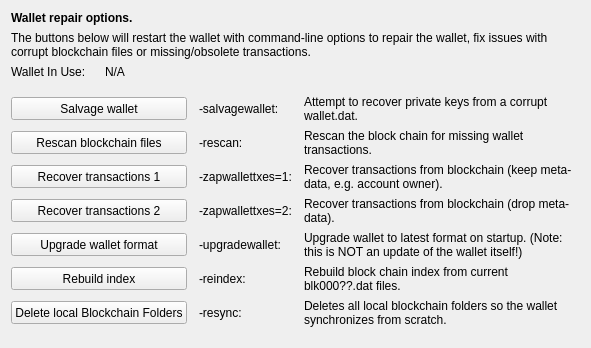
     <widget class="QWidget" name="tab_repair">
      <attribute name="title">
       <string>&amp;Wallet Repair</string>
      </attribute>
      <layout class="QGridLayout" name="gridLayout_4" columnstretch="0,0,0,0">
       <property name="horizontalSpacing">
        <number>12</number>
       </property>
       <item row="9" column="2">
        <widget class="QLabel" name="label_repair_reindex_command">
         <property name="text">
          <string notr="true">-reindex:</string>
         </property>
        </widget>
       </item>
       <item row="5" column="0" colspan="2">
        <widget class="QPushButton" name="btn_rescan">
         <property name="minimumSize">
          <size>
           <width>100</width>
           <height>23</height>
          </size>
         </property>
         <property name="text">
          <string>Rescan blockchain files</string>
         </property>
        </widget>
       </item>
       <item row="9" column="3">
        <widget class="QLabel" name="label_repair_reindex">
         <property name="text">
          <string>Rebuild block chain index from current blk000??.dat files.</string>
         </property>
         <property name="wordWrap">
          <bool>true</bool>
         </property>
        </widget>
       </item>
       <item row="8" column="0" colspan="2">
        <widget class="QPushButton" name="btn_upgradewallet">
         <property name="minimumSize">
          <size>
           <width>100</width>
           <height>23</height>
          </size>
         </property>
         <property name="text">
          <string>Upgrade wallet format</string>
         </property>
        </widget>
       </item>
       <item row="8" column="2">
        <widget class="QLabel" name="label_repair_upgrade_command">
         <property name="text">
          <string notr="true">-upgradewallet:</string>
         </property>
        </widget>
       </item>
       <item row="7" column="0" colspan="2">
        <widget class="QPushButton" name="btn_zapwallettxes2">
         <property name="minimumSize">
          <size>
           <width>100</width>
           <height>23</height>
          </size>
         </property>
         <property name="text">
          <string>Recover transactions 2</string>
         </property>
        </widget>
       </item>
       <item row="6" column="2">
        <widget class="QLabel" name="label_repair_zap1_command">
         <property name="text">
          <string notr="true">-zapwallettxes=1:</string>
         </property>
        </widget>
       </item>
       <item row="1" column="0" colspan="4">
        <widget class="QLabel" name="label_repair_helptext">
         <property name="font">
          <font>
           <weight>50</weight>
           <bold>false</bold>
          </font>
         </property>
         <property name="text">
          <string>The buttons below will restart the wallet with command-line options to repair the wallet, fix issues with corrupt blockchain files or missing/obsolete transactions.</string>
         </property>
         <property name="wordWrap">
          <bool>true</bool>
         </property>
        </widget>
       </item>
       <item row="4" column="0" colspan="2">
        <widget class="QPushButton" name="btn_salvagewallet">
         <property name="minimumSize">
          <size>
           <width>100</width>
           <height>23</height>
          </size>
         </property>
         <property name="text">
          <string>Salvage wallet</string>
         </property>
        </widget>
       </item>
       <item row="7" column="2">
        <widget class="QLabel" name="label_repair_zap2_command">
         <property name="text">
          <string notr="true">-zapwallettxes=2:</string>
         </property>
        </widget>
       </item>
       <item row="2" column="0">
        <widget class="QLabel" name="wallet_path_label">
         <property name="text">
          <string>Wallet In Use:</string>
         </property>
        </widget>
       </item>
       <item row="5" column="3">
        <widget class="QLabel" name="label_repair_rescan">
         <property name="text">
          <string>Rescan the block chain for missing wallet transactions.</string>
         </property>
         <property name="wordWrap">
          <bool>true</bool>
         </property>
        </widget>
       </item>
       <item row="4" column="3">
        <widget class="QLabel" name="label_repair_salvage">
         <property name="text">
          <string>Attempt to recover private keys from a corrupt wallet.dat.</string>
         </property>
         <property name="wordWrap">
          <bool>true</bool>
         </property>
        </widget>
       </item>
       <item row="7" column="3">
        <widget class="QLabel" name="label_repair_zap2">
         <property name="text">
          <string>Recover transactions from blockchain (drop meta-data).</string>
         </property>
         <property name="wordWrap">
          <bool>true</bool>
         </property>
        </widget>
       </item>
       <item row="6" column="3">
        <widget class="QLabel" name="label_repair_zap1">
         <property name="text">
          <string>Recover transactions from blockchain (keep meta-data, e.g. account owner).</string>
         </property>
         <property name="wordWrap">
          <bool>true</bool>
         </property>
        </widget>
       </item>
       <item row="6" column="0" colspan="2">
        <widget class="QPushButton" name="btn_zapwallettxes1">
         <property name="minimumSize">
          <size>
           <width>100</width>
           <height>23</height>
          </size>
         </property>
         <property name="text">
          <string>Recover transactions 1</string>
         </property>
        </widget>
       </item>
       <item row="10" column="2">
        <widget class="QLabel" name="label_repair_resync_command">
         <property name="text">
          <string>-resync:</string>
         </property>
        </widget>
       </item>
       <item row="2" column="1" colspan="3">
        <widget class="QLabel" name="wallet_path">
         <property name="cursor">
          <cursorShape>IBeamCursor</cursorShape>
         </property>
         <property name="text">
          <string>N/A</string>
         </property>
         <property name="textFormat">
          <enum>Qt::PlainText</enum>
         </property>
         <property name="textInteractionFlags">
          <set>Qt::LinksAccessibleByMouse|Qt::TextSelectableByKeyboard|Qt::TextSelectableByMouse</set>
         </property>
        </widget>
       </item>
       <item row="10" column="0" colspan="2">
        <widget class="QPushButton" name="btn_resync">
         <property name="minimumSize">
          <size>
           <width>100</width>
           <height>23</height>
          </size>
         </property>
         <property name="text">
          <string>Delete local Blockchain Folders</string>
         </property>
        </widget>
       </item>
       <item row="4" column="2">
        <widget class="QLabel" name="label_repair_salvage_command">
         <property name="text">
          <string notr="true">-salvagewallet:</string>
         </property>
        </widget>
       </item>
       <item row="10" column="3">
        <widget class="QLabel" name="label_repair_resync">
         <property name="text">
          <string>Deletes all local blockchain folders so the wallet synchronizes from scratch.</string>
         </property>
         <property name="wordWrap">
          <bool>true</bool>
         </property>
        </widget>
       </item>
       <item row="3" column="0">
        <spacer name="verticalSpacer_repair1">
         <property name="orientation">
          <enum>Qt::Vertical</enum>
         </property>
         <property name="sizeHint" stdset="0">
          <size>
           <width>10</width>
           <height>10</height>
          </size>
         </property>
        </spacer>
       </item>
       <item row="11" column="0">
        <spacer name="verticalSpacer_repair2">
         <property name="orientation">
          <enum>Qt::Vertical</enum>
         </property>
         <property name="sizeHint" stdset="0">
          <size>
           <width>20</width>
           <height>10</height>
          </size>
         </property>
        </spacer>
       </item>
       <item row="0" column="0" colspan="4">
        <widget class="QLabel" name="label_repair_header">
         <property name="font">
          <font>
           <weight>75</weight>
           <bold>true</bold>
          </font>
         </property>
         <property name="text">
          <string>Wallet repair options.</string>
         </property>
        </widget>
       </item>
       <item row="9" column="0" colspan="2">
        <widget class="QPushButton" name="btn_reindex">
         <property name="minimumSize">
          <size>
           <width>100</width>
           <height>23</height>
          </size>
         </property>
         <property name="text">
          <string>Rebuild index</string>
         </property>
        </widget>
       </item>
       <item row="5" column="2">
        <widget class="QLabel" name="label_repair_rescan_command">
         <property name="text">
          <string notr="true">-rescan:</string>
         </property>
        </widget>
       </item>
       <item row="8" column="3">
        <widget class="QLabel" name="label_repair_upgrade">
         <property name="text">
          <string>Upgrade wallet to latest format on startup. (Note: this is NOT an update of the wallet itself!)</string>
         </property>
         <property name="wordWrap">
          <bool>true</bool>
         </property>
        </widget>
       </item>
      </layout>
     </widget>
